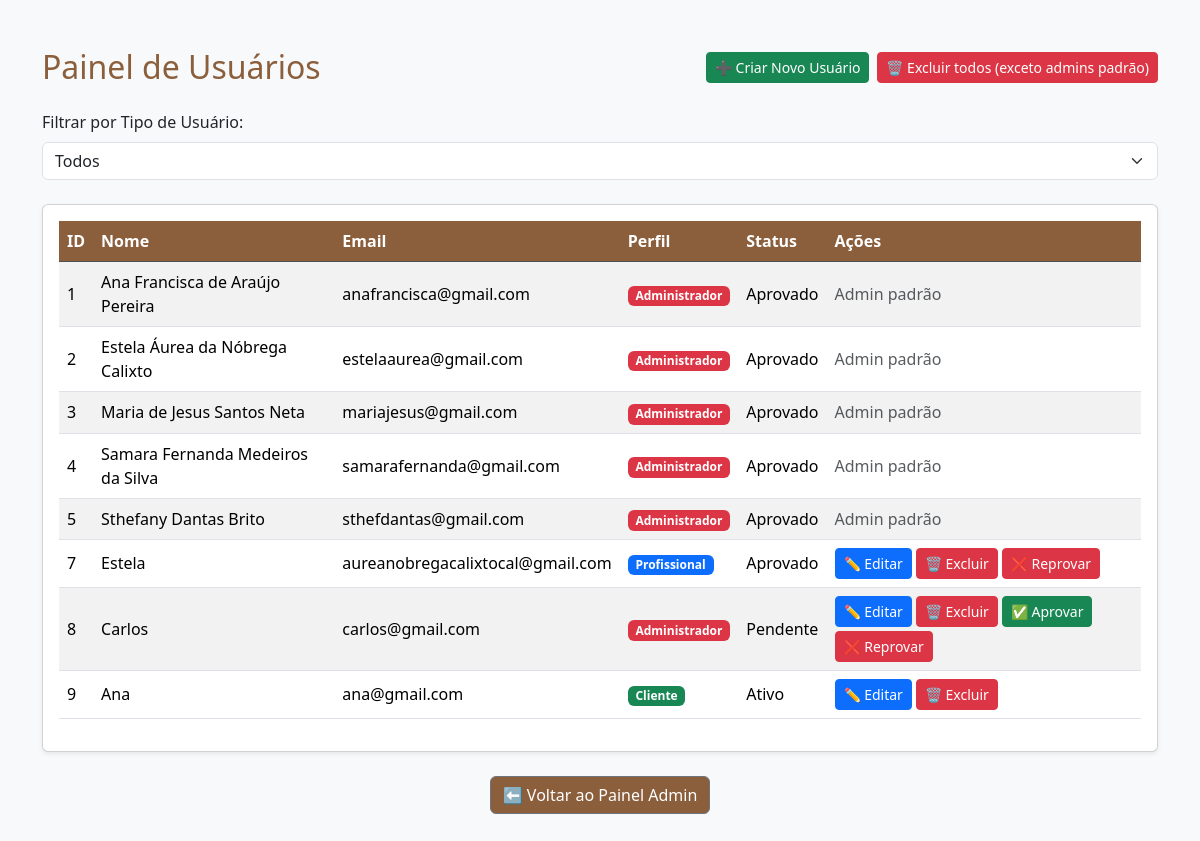
The page /admin/usuarios (signed in) on the database its author committed.
### models.py (models this page shows)
class User(db.Model):
    __tablename__ = 'tb_usuarios'
    id = db.Column('usu_id', db.Integer, primary_key=True)
    nome = db.Column('usu_nome', db.String(200), nullable=False)
    email = db.Column('usu_email', db.String(200), unique=True, nullable=False)
    senha_hash = db.Column('usu_senha', db.String(200), nullable=False)
    perfil = db.Column(
        'usu_tipo',
        db.Enum('cliente', 'profissional', 'admin', name='perfil_enum'),
        nullable=False,
        default='cliente'
    )
    is_ativo = db.Column('usu_ativo', db.Boolean, nullable=False, default=True)
    cliente = db.relationship(
        'Cliente',
        uselist=False,
        back_populates='user',
        cascade='all, delete-orphan'
    )
    profissional = db.relationship(
        'Profissional',
        uselist=False,
        back_populates='user',
        cascade='all, delete-orphan'
    )
    administrador = db.relationship(
        'Administrador',
        uselist=False,
        back_populates='user',
        cascade='all, delete-orphan'
    )
    notificacoes = db.relationship(
        'Notificacao',
        back_populates='user',
        cascade='all, delete-orphan'
    )

class Administrador(db.Model):
    __tablename__ = 'tb_administradores'
    id = db.Column('adm_id', db.Integer, primary_key=True)
    user_id = db.Column(
        'adm_usu_id',
        db.Integer,
        db.ForeignKey('tb_usuarios.usu_id'),
        unique=True,
        nullable=False
    )
    nivel_acesso = db.Column('adm_nivel', db.String(100), default='geral')
    status = db.Column(
        'adm_status',
        db.Enum('pendente', 'aprovado', 'reprovado', name='status_admin_enum'),
        nullable=False,
        default='aprovado'  # mantém admins criados pelo script como aprovados
    )
    user = db.relationship('User', back_populates='administrador')

class Profissional(db.Model):
    __tablename__ = 'tb_profissionais'
    id = db.Column('pro_id', db.Integer, primary_key=True)
    user_id = db.Column(
        'pro_usu_id',
        db.Integer,
        db.ForeignKey('tb_usuarios.usu_id'),
        unique=True
    )
    contato = db.Column('pro_contato', db.String(200))
    especialidades = db.Column('pro_especialidades', db.String(500))
    foto_perfil = db.Column('pro_foto_perfil', db.String(100))
    status = db.Column(
        'pro_status',
        db.Enum('pendente', 'aprovado', 'reprovado', name='status_prof_enum'),
        nullable=False,
        default='pendente'
    )
    user = db.relationship('User', back_populates='profissional')
    servicos = db.relationship(
        'Servico',
        back_populates='profissional',
        cascade='all, delete-orphan'
    )
    agendamentos = db.relationship(
        'Agendamento',
        back_populates='profissional',
        cascade='all, delete-orphan'
    )

### app.py (the view)
@app.route('/admin/usuarios')
@exige_login
@exige_admin
def painel_usuarios():
    u = current_user()
    usuarios = User.query.all()
    return render_template('painel_usuarios.html', user=u, usuarios=usuarios)

### app.py (called while the page is built)
def current_user():
    uid = session.get('user_id')
    if not uid:
        return None
    return User.query.get(uid)

def exige_login(func):
    from functools import wraps
    @wraps(func)
    def wrapper(*args, **kwargs):
        if not current_user():
            return redirect(url_for('index'))
        return func(*args, **kwargs)
    return wrapper

def exige_admin(func):
    from functools import wraps
    @wraps(func)
    def wrap(*args, **kwargs):
        u = current_user()
        if not u or u.perfil != 'admin' or not u.administrador or u.administrador.status != 'aprovado':
            flash("Apenas administradores podem realizar esta ação.", "danger")
            return redirect(url_for('index'))
        return func(*args, **kwargs)
    return wrap

### templates/painel_usuarios.html (shortened to what this page needs)
<!DOCTYPE html>
<html lang="pt-br">
<head>
    <link href="https://cdn.jsdelivr.net/npm/bootstrap@5.3.3/dist/css/bootstrap.min.css" rel="stylesheet">
    <link rel="stylesheet" href="{{ url_for('static', filename='css/painel_usuarios.css') }}">
</head>
<body class="bg-light">
    <div class="container py-5">
        <div class="d-flex justify-content-between align-items-center mb-4">
            <h2 class="mb-0 text-dark">Painel de Usuários</h2>
            <div class="d-flex gap-2">
                <a href="{{ url_for('criar_usuario') }}" class="btn btn-sm btn-success">
                    ➕ Criar Novo Usuário
                </a>
                <form method="post"
                      action="{{ url_for('limpar_usuarios') }}"
                      onsubmit="return confirm('Tem certeza que deseja excluir TODOS os usuários, exceto os admins padrão? Esta ação não pode ser desfeita.');">
                    <button type="submit" class="btn btn-sm btn-danger">
                        🗑️ Excluir todos (exceto admins padrão)
                    </button>
                </form>
            </div>
        </div>
        <div class="mb-4">
            <label for="userFilter" class="form-label">Filtrar por Tipo de Usuário:</label>
            <select id="userFilter" class="form-select" onchange="filterUsers()">
                <option value="all">Todos</option>
            </select>
        </div>
        <div class="card shadow-sm">
            <div class="card-body">
                <table class="table table-striped table-hover align-middle">
                    <thead class="table-dark">
                        <tr>
                            <th>ID</th>
                            <th>Nome</th>
                            <th>Email</th>
                            <th>Perfil</th>
                            <th>Status</th>
                            <th>Ações</th>
                        </tr>
                    </thead>
                    <tbody id="userTableBody">
                        {% for u in usuarios %}
                        <tr class="{{ u.perfil }}">
                            <td>{{ u.id }}</td>
                            <td>{{ u.nome }}</td>
                            <td>{{ u.email }}</td>
                            <td>
                                {% if u.perfil == 'admin' %}
                                    <span class="badge bg-danger">Administrador</span>
                                {% elif u.perfil == 'profissional' %}
                                    <span class="badge bg-primary">Profissional</span>
                                {% else %}
                                    <span class="badge bg-success">Cliente</span>
                                {% endif %}
                            </td>
                            <td>
                                {% if u.perfil == 'profissional' %}
                                    {{ u.profissional.status|capitalize }}
                                {% elif u.perfil == 'admin' %}
                                    {{ u.administrador.status|capitalize }}
                                {% else %}
                                    {% if u.is_ativo %}Ativo{% else %}Inativo{% endif %}
                                {% endif %}
                            </td>
                            <td>
                                {% set is_admin_padrao = u.perfil == 'admin' and u.email in [
                                    'anafrancisca@gmail.com',
                                    'estelaaurea@gmail.com',
                                    'mariajesus@gmail.com',
                                    'samarafernanda@gmail.com',
                                    'sthefdantas@gmail.com'
                                ] %}
                                <div class="d-flex gap-1 flex-wrap">
                                    {% if not is_admin_padrao %}
                                    <a href="{{ url_for('editar_usuario', user_id=u.id) }}" class="btn btn-sm btn-primary" title="Editar">
                                        ✏️ Editar
                                    </a>
                                    {% endif %}
                                    {% if not is_admin_padrao %}
                                    <form method="post"
                                          action="{{ url_for('excluir_usuario', user_id=u.id) }}"
                                          style="display: inline;"
                                          onsubmit="return confirm('Tem certeza que deseja excluir o usuário {{ u.nome }}? Esta ação não pode ser desfeita.');">
                                        <button type="submit" class="btn btn-sm btn-danger" title="Excluir">
                                            🗑️ Excluir
                                        </button>
                                    </form>
                                    {% endif %}
                                    {% if is_admin_padrao %}
                                        <span class="text-muted">Admin padrão</span>
                                    {% elif u.perfil == 'profissional' %}
                                        {% if u.profissional.status == 'pendente' %}
                                            <a href="{{ url_for('aprovar_profissional', user_id=u.id) }}" class="btn btn-sm btn-success">✅ Aprovar</a>
                                            <a href="{{ url_for('reprovar_profissional', user_id=u.id) }}" class="btn btn-sm btn-danger">❌ Reprovar</a>
                                        {% elif u.profissional.status == 'aprovado' %}
                                            <a href="{{ url_for('reprovar_profissional', user_id=u.id) }}" class="btn btn-sm btn-danger">❌ Reprovar</a>
                                        {% elif u.profissional.status == 'reprovado' %}
                                            <a href="{{ url_for('reconsiderar_profissional', user_id=u.id) }}" class="btn btn-sm btn-warning">🔄 Reconsiderar</a>
                                        {% endif %}
                                    {% elif u.perfil == 'admin' %}
                                        {% if u.administrador.status == 'pendente' %}
                                            <a href="{{ url_for('aprovar_admin', user_id=u.id) }}" class="btn btn-sm btn-success">✅ Aprovar</a>
                                            <a href="{{ url_for('reprovar_admin', user_id=u.id) }}" class="btn btn-sm btn-danger">❌ Reprovar</a>
                                        {% elif u.administrador.status == 'aprovado' %}
                                            <a href="{{ url_for('reprovar_admin', user_id=u.id) }}" class="btn btn-sm btn-danger">❌ Reprovar</a>
                                        {% elif u.administrador.status == 'reprovado' %}
                                            <a href="{{ url_for('reconsiderar_admin', user_id=u.id) }}" class="btn btn-sm btn-warning">🔄 Reconsiderar</a>
                                        {% endif %}
                                    {% endif %}
                                </div>
                            </td>
                        </tr>
                        {% endfor %}
                    </tbody>
                </table>
            </div>
        </div>
        <div class="text-center mt-4">
            <a href="{{ url_for('dashboard_admin') }}" class="btn btn-secondary">⬅ Voltar ao Painel Admin</a>
        </div>
    </div>
</body>
</html>

### static/css/painel_usuarios.css (style rules this page uses)
.text-dark { --bs-text-opacity: 1; color: #8b5e3c !important; }
.table thead th { background-color: #8b5e3c; color: white; }
.btn-secondary { --bs-btn-bg: #8b5e3c; }
body.bg-light { background-image: url("../imgs/plano_de_fundo.jpg") !important; background-repeat: no-repeat !important; background-size: cover !important; background-position: center !important; background-attachment: fixed !important; }

### rows shown on the page
User: id "1", nome "Ana Francisca de Araújo Pereira", email "anafrancisca@gmail.com", usu_tipo "Administrador", administrador.status "Aprovado", shows "Admin padrão"
User: id "2", nome "Estela Áurea da Nóbrega Calixto", email "estelaaurea@gmail.com", usu_tipo "Administrador", administrador.status "Aprovado", shows "Admin padrão"
User: id "3", nome "Maria de Jesus Santos Neta", email "mariajesus@gmail.com", usu_tipo "Administrador", administrador.status "Aprovado", shows "Admin padrão"
User: id "4", nome "Samara Fernanda Medeiros da Silva", email "samarafernanda@gmail.com", usu_tipo "Administrador", administrador.status "Aprovado", shows "Admin padrão"
User: id "5", nome "Sthefany Dantas Brito", email "sthefdantas@gmail.com", usu_tipo "Administrador", administrador.status "Aprovado", shows "Admin padrão"
User: id "7", nome "Estela", email "aureanobregacalixtocal@gmail.com", usu_tipo "Profissional", profissional.status "Aprovado"
User: id "8", nome "Carlos", email "carlos@gmail.com", usu_tipo "Administrador", administrador.status "Pendente"
User: id "9", nome "Ana", email "ana@gmail.com", usu_tipo "Cliente"
